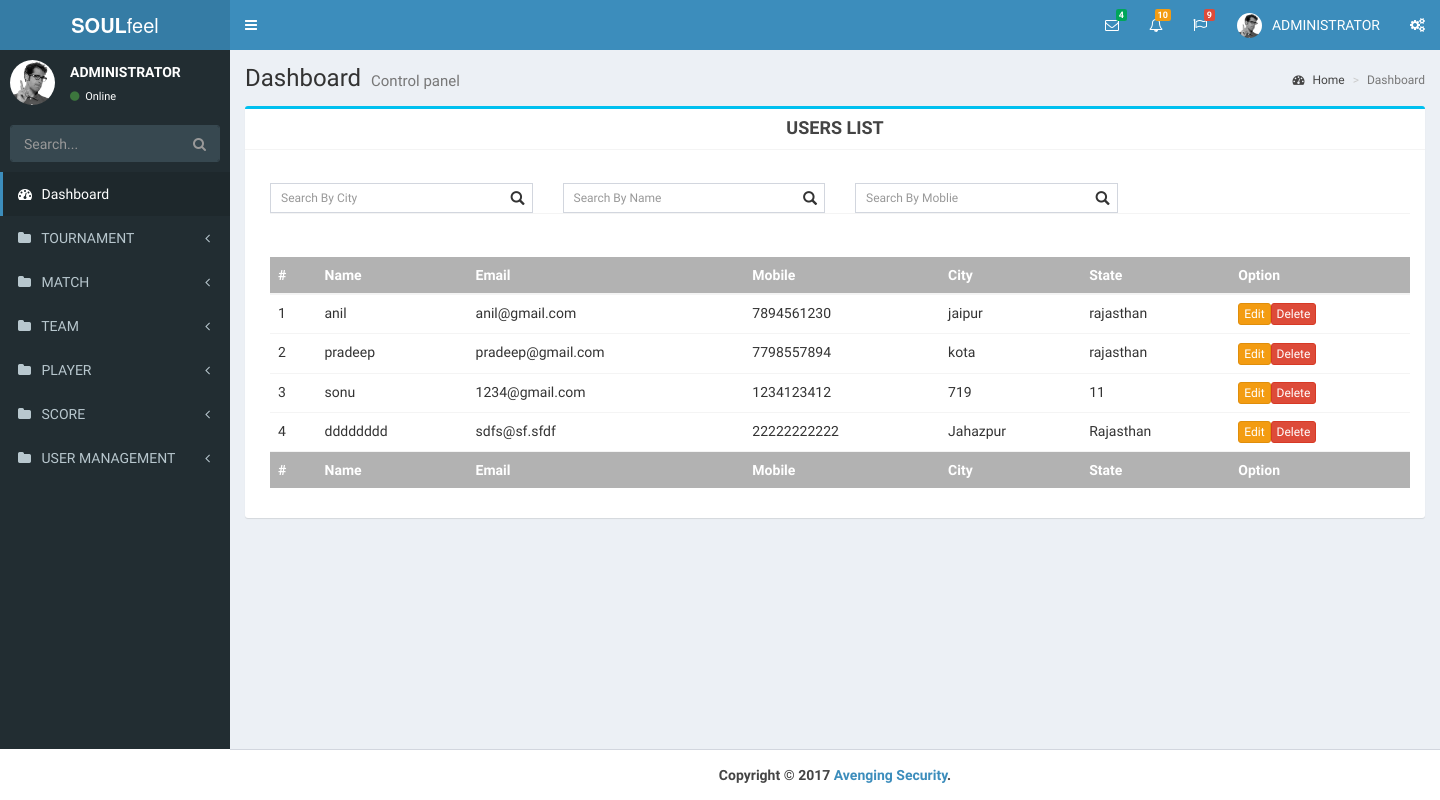
/cric_old_for_backup/index.php/user/view, run on the app's committed database.
### tables this page shows
CREATE TABLE IF NOT EXISTS `users` (
  `intId` int(11) NOT NULL,
  `username` varchar(100) NOT NULL,
  `password` varchar(100) NOT NULL,
  `email` varchar(100) NOT NULL,
  `mobile` varchar(100) NOT NULL,
  `country` varchar(100) NOT NULL,
  `city` varchar(100) NOT NULL,
  `state` varchar(100) NOT NULL,
  `created_on` timestamp NOT NULL DEFAULT CURRENT_TIMESTAMP
);

### cric_old_for_backup/application/controllers/User.php (called while the page is built, shortened)
<?php
class User extends CI_Controller {
	public function view()
	{
		$this->load->model('user_model');
		$data['fetuser'] =$this->user_model->getuser();
		$this->load->view('header');
		$this->load->view('sidebar');
		$this->load->view('view_user', $data);
		$this->load->view('rightsidebar');
		$this->load->view('footer');
		$this->load->view('globaljs');
	}
}

### cric_old_for_backup/index.php (called while the page is built, shortened)
<?php
require_once BASEPATH.'core/CodeIgniter.php';

### cric_old_for_backup/application/models/User_model.php (called while the page is built, shortened)
<?php
class User_model extends CI_Model {
	function getuser(){
		$this->db->select('*');
		$this->db->from('users');
		$query = $this->db->get();
		return $query->result_array();
    }
}

### cric_old_for_backup/application/views/view_user.php (the view, shortened to what this page needs)
 	<link rel="stylesheet" type="text/css" href="<?php echo 'http://'.getenv('HTTP_HOST'); ?>/cric/public/css-token/tokenfield-typeahead.css">
 	<link rel="stylesheet" type="text/css" href="<?php echo 'http://'.getenv('HTTP_HOST'); ?>/cric/public/css-token/bootstrap-tokenfield.css">
  <div class="content-wrapper">
    <section class="content-header">
      <h1>
        Dashboard
        <small>Control panel</small>
      </h1>
      <ol class="breadcrumb">
        <li><a href="#"><i class="fa fa-dashboard"></i> Home</a></li>
        <li class="active">Dashboard</li>
      </ol>
    </section>
    <section class="content">
  <div class="box box-info">
            <div class="box-header with-border">
             <center> <h3 class="box-title"><b>USERS LIST</b></h3></center>
            </div>
              <div class="box-body">
			  <div class="container">
	 <div class = "row" style= "margin-top: 2%;">
	<div class = "col-md-3 col-lg-3 col-sm-12 col-xm-12">
	<div class="has-feedback">
                  <input type="text" class="form-control input-sm" placeholder="Search By City">
                </div>
	</div>
	<div class = "col-md-3 col-lg-3 col-sm-12 col-xm-12">
	<div class="has-feedback">
                  <input type="text" class="form-control input-sm" placeholder="Search By Name">
                </div>
	</div>
	<div class = "col-md-3 col-lg-3 col-sm-12 col-xm-12">
	<div class="has-feedback">
                  <input type="text" class="form-control input-sm" placeholder="Search By Moblie">
                </div>
	</div>
  </div>
  <table style = "margin-top: 2%;" class="table table-hover">
    <thead style = "background-color: rgba(0 , 0, 0, 0.3); color: #fff;">
      <tr>
        <th>#</th>
        <th>Name</th>
        <th>Email</th>
        <th>Mobile</th>
        <th>City</th>
        <th>State</th>
        <th>Option</th>
      </tr>
    </thead>
    <tbody>
	<?php
	$ii =1;
	foreach($fetuser as $key => $value){
		echo '<tr>';
		echo '<td>'.$ii.'</td>';
		echo '<td>'.$value['username'].'</td>';
		echo '<td>'.$value['email'].'</td>';
		echo '<td>'.$value['mobile'].'</td>';
		echo '<td>'.$value['city'].'</td>';
		echo '<td>'.$value['state'].'</td>';
		echo '<td><button class = "btn btn-warning btn-xs">Edit</button><button class = "btn btn-danger btn-xs">Delete</button></td>';
		echo '</tr>';
		$ii++;
	}
	?>
    </tbody>
</div>
</div>
              <div class="box-footer">
                 <tfoot style = "background-color: rgba(0 , 0, 0, 0.3); color: #fff;">
      <tr>
        <th>#</th>
        <th>Name</th>
        <th>Email</th>
        <th>Mobile</th>
        <th>City</th>
        <th>State</th>
        <th>Option</th>
      </tr>
    </tfoot>
      </table>        </div>
</section>
          </div>
  </div>

### data on the page
users: username "anil", email "anil@gmail.com", mobile "7894561230", city "jaipur", state "rajasthan"
users: username "pradeep", email "pradeep@gmail.com", mobile "7798557894", city "kota", state "rajasthan"
users: username "sonu", email "1234@gmail.com", mobile "1234123412", city "719", state "11"
users: username "dddddddd", email "sdfs@sf.sfdf", mobile "22222222222", city "Jahazpur", state "Rajasthan"
